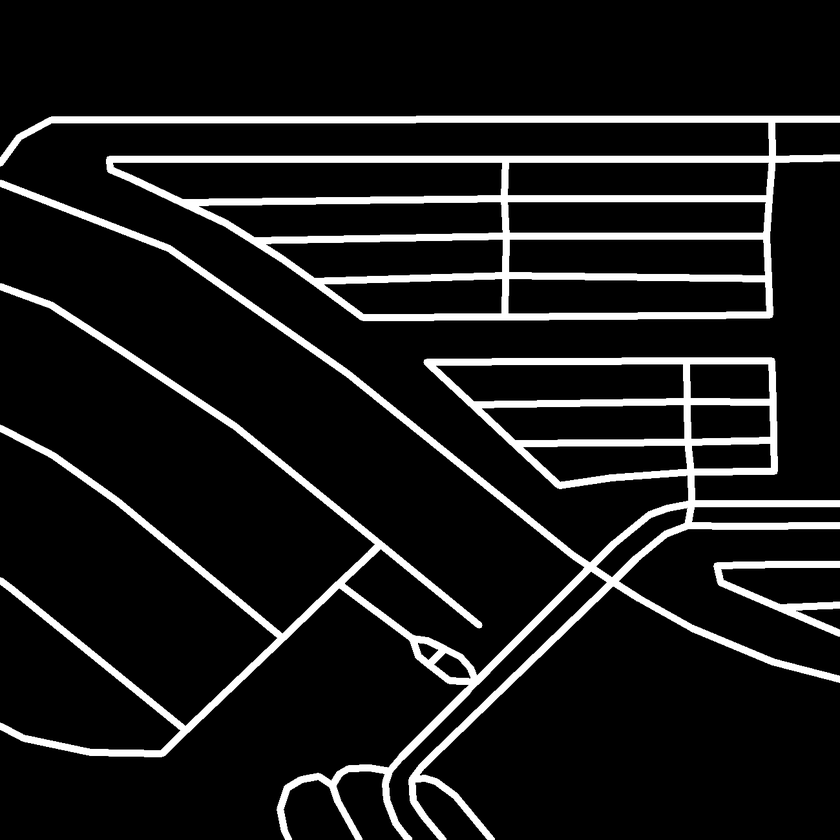
#> input picture scratch/im2lstring/gt.tif, 840 x 840 px, shrunk from 1300 x 1300 before the run
$ python find_endpoints.py   (Python 2 division)
#> lines starting #> are read from the running program, lines starting #| are printed output that depends on the picture; after the words box and inside, x2 and y2 are one past the last pixel; in counts of white or black regions, pixels touching at a corner belong together
import cv2
import numpy as np

def getLandmarks(corners):
    holes=[]
    for i in range(0,len(corners)):
        for j in range(i+1,len(corners)):
            x1,y1=corners[i].ravel()
            x2,y2=corners[j].ravel()
            if abs(x1-x2)<=30 and abs(y1-y2)<=30:
                holes.append((int((x1+x2)/2),int((y1+y2)/2)))
    return holes

# lodes in img

img = cv2.imread('gt.tif', cv2.IMREAD_COLOR)
#> img is the input picture: shape (840, 840, 3); min 0, max 255, mean 26.7
img_gray = cv2.cvtColor(img, cv2.COLOR_RGB2GRAY)

corners = cv2.goodFeaturesToTrack(img_gray, 200, 0.05, 10)
#> corners = 102 rows, first 8: [113, 163], [179, 730], [477, 673], [692, 521], [435, 664], [418, 643], [373, 544], [605, 582]

holes=getLandmarks(corners)
#> the loop in getLandmarks, `for i in range(0,len(corners)):` made 102 passes
#> after the loop in getLandmarks, `for i in range(0,len(corners)):`: holes = 104 pairs, first value 11 to 772, second value 131 to 831
print len(holes)
#| 104
for corner in holes:
    cv2.circle(img, (corner), 7, (255,255,0), -1)
#> this loop made 104 passes
#> corner on passes 1 to 12: (169, 739), (472, 679), (463, 674), (469, 663), (688, 515), (694, 510), (679, 529), (426, 653), (436, 657), (428, 658), (431, 650), (442, 670)
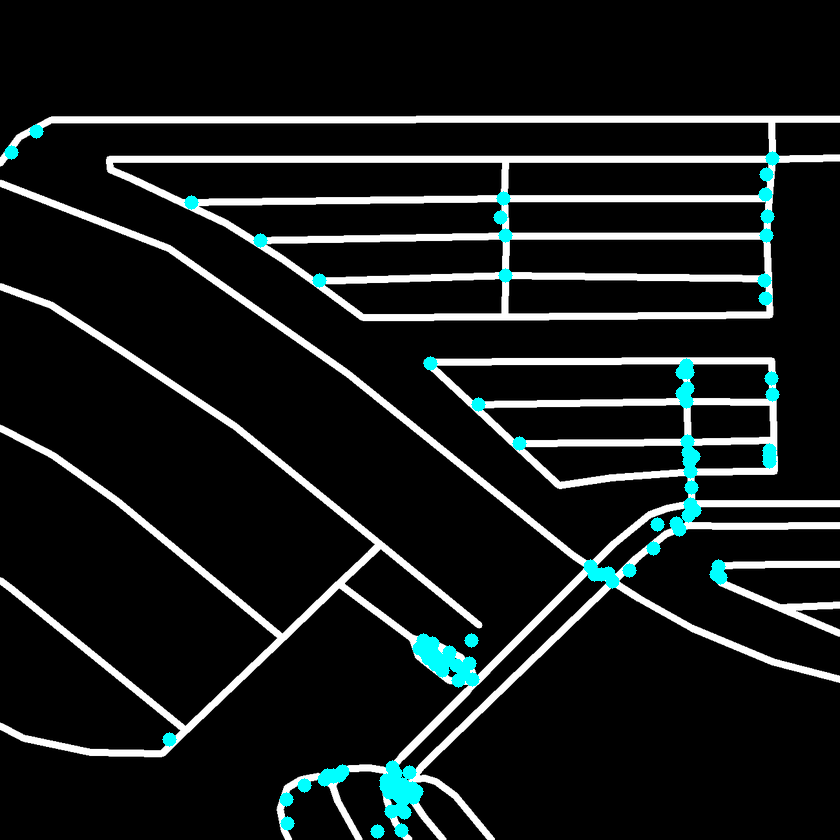
#> img: shape (840, 840, 3); 1.64% of pixels changed, all inside (x1, y1, x2, y2) = (4, 124, 780, 839)

cv2.imshow('img',img)
cv2.waitKey(0)
